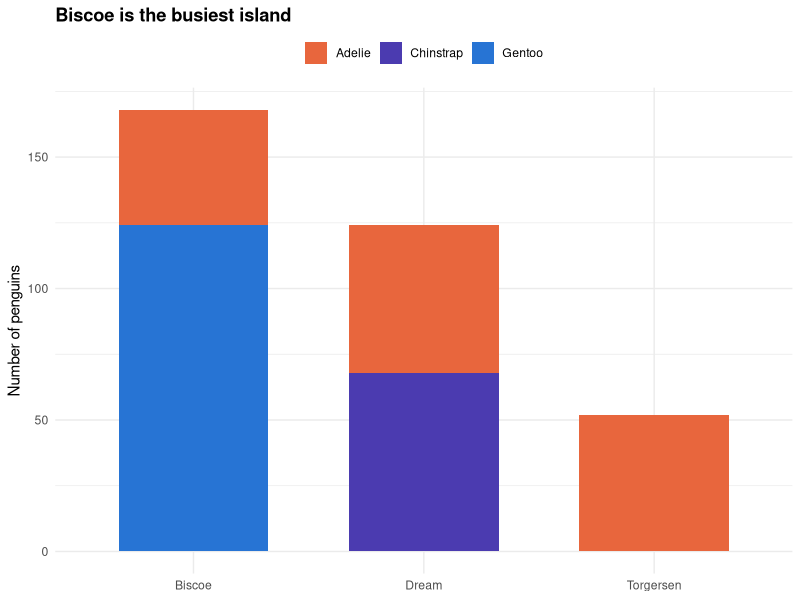
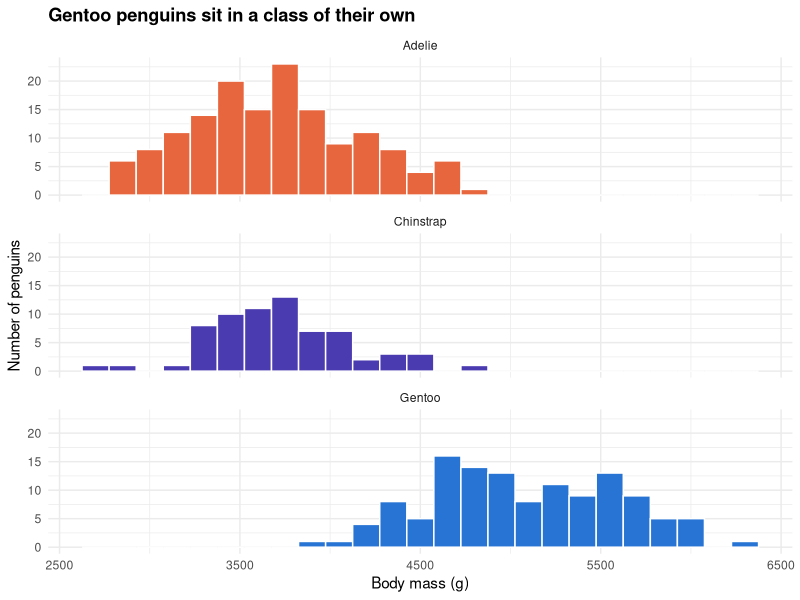
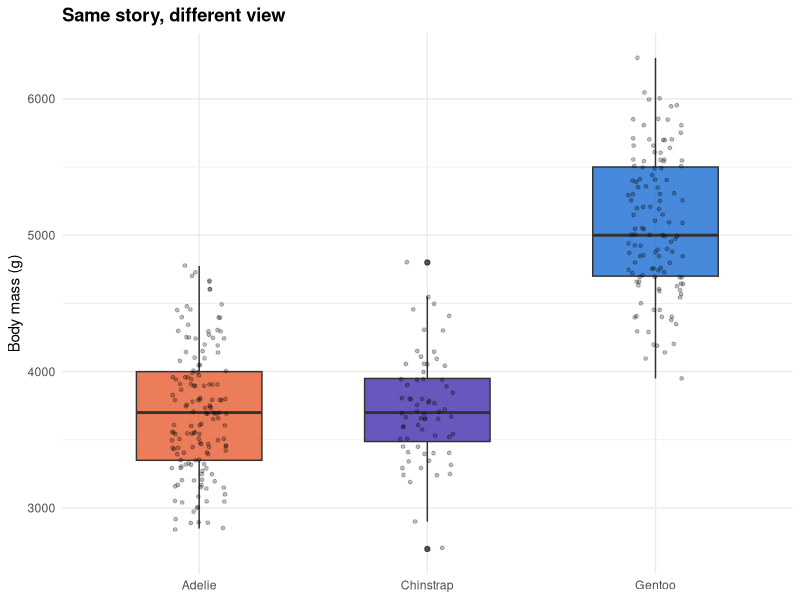
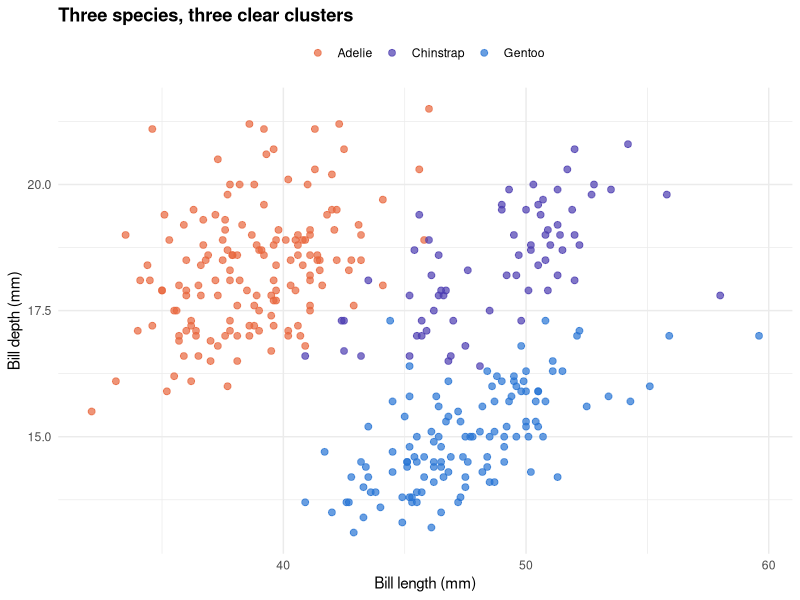
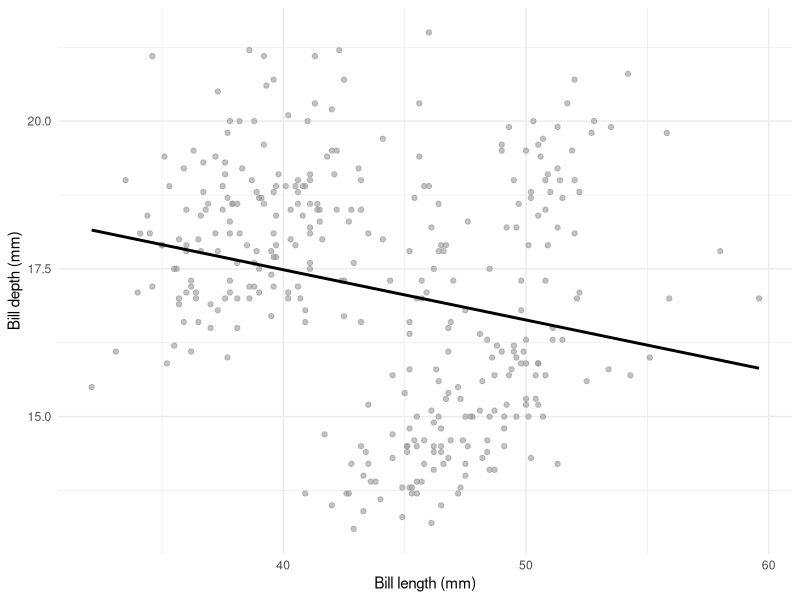
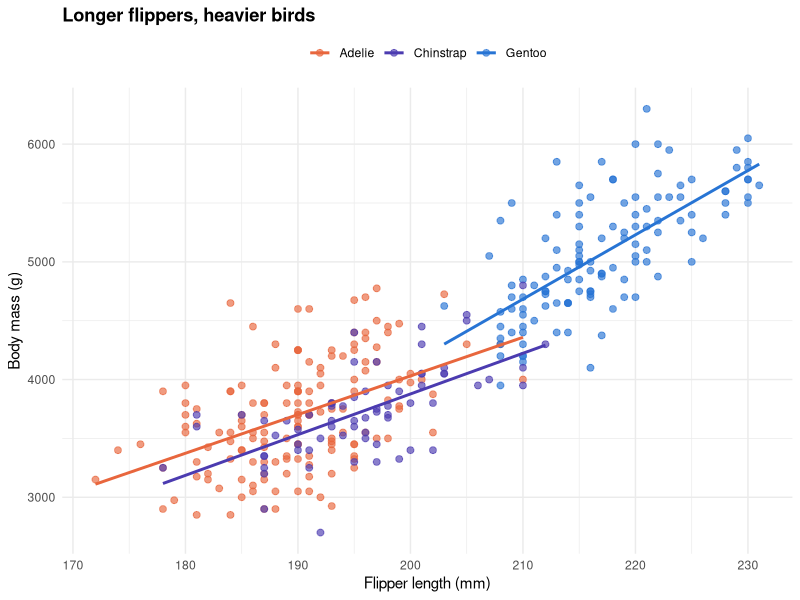
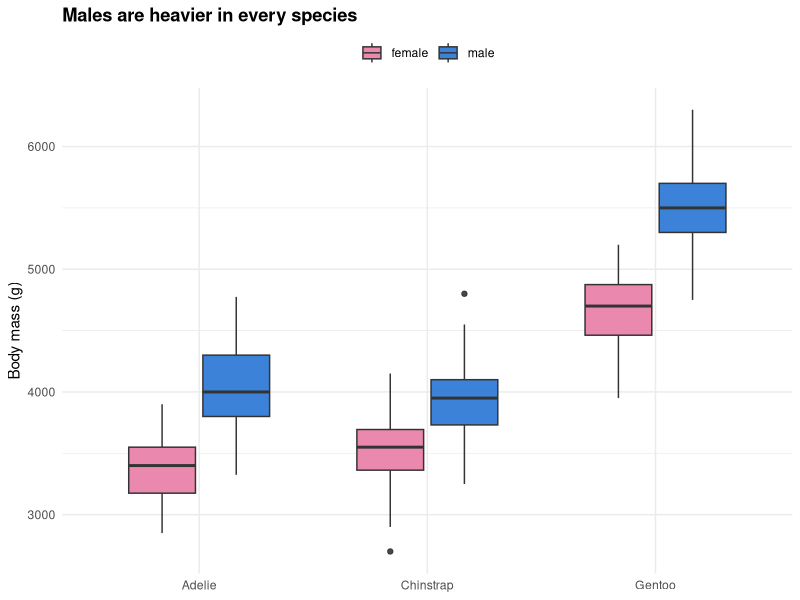
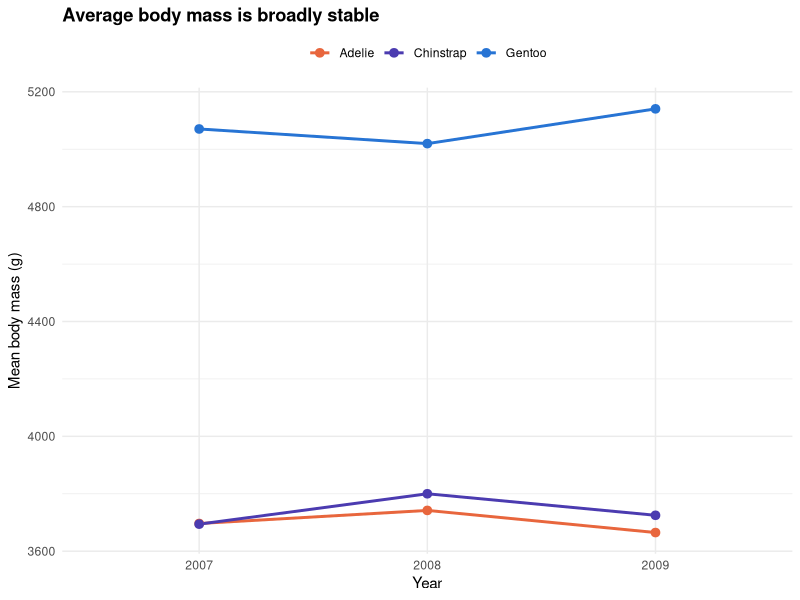

The R source for these figures, in order:
## ---- chunk 1
#| include: false
library(palmerpenguins)
library(dplyr)
library(tidyr)
library(ggplot2)
library(knitr)

knitr::opts_chunk$set(fig.align = "center", fig.width = 6.5, fig.height = 4)

# One consistent look for every chart
sp_cols <- c(Adelie = "#E8663D", Chinstrap = "#4B3BB0", Gentoo = "#2774D4")
theme_set(theme_minimal(base_size = 11) +
            theme(legend.position = "top", plot.title = element_text(face = "bold")))

# Numbers we will quote in the text (inline code, so nothing is typed by hand)
n_total   <- nrow(penguins)
n_species <- n_distinct(penguins$species)
n_islands <- n_distinct(penguins$island)
years     <- range(penguins$year)
n_missing_sex <- sum(is.na(penguins$sex))
n_missing_meas <- sum(!complete.cases(penguins[, c("bill_length_mm", "bill_depth_mm",
                                                   "flipper_length_mm", "body_mass_g")]))

peng <- penguins |> 
  drop_na(bill_length_mm, bill_depth_mm, flipper_length_mm, body_mass_g)
peng_sex <- peng |> drop_na(sex)
## ---- chunk 2
#| label: tbl-glimpse
#| tbl-cap: "The first six rows of the penguins data"
penguins |> head(6) |> kable()
## ---- chunk 3
#| label: tbl-variables
#| tbl-cap: "What each column means"
tibble::tribble(
  ~Variable, ~Meaning,
  "species", "Adelie, Chinstrap or Gentoo",
  "island", "Biscoe, Dream or Torgersen",
  "bill_length_mm, bill_depth_mm", "Size of the bill (beak), in millimetres",
  "flipper_length_mm", "Length of the flipper, in millimetres",
  "body_mass_g", "Body mass, in grams",
  "sex", "female or male",
  "year", "Year of the observation (2007, 2008 or 2009)"
) |> kable()
## ---- chunk 4
#| label: tbl-missing
#| tbl-cap: "Missing values in each column"
tibble(column = names(penguins),
       missing = colSums(is.na(penguins))) |>
  filter(missing > 0) |>
  kable(col.names = c("Column", "Missing values"))
## ---- chunk 5
#| label: tbl-species-island
#| tbl-cap: "Number of penguins by species and island"
penguins |>
  count(species, island) |>
  pivot_wider(names_from = island, values_from = n, values_fill = 0) |>
  mutate(Total = rowSums(across(where(is.numeric)))) |>
  kable()
## ---- chunk 6
#| label: fig-island
#| fig-cap: "Penguins counted on each island, split by species"
ggplot(penguins, aes(island, fill = species)) +
  geom_bar(width = 0.65) +
  scale_fill_manual(values = sp_cols, name = NULL) +
  labs(title = "Biscoe is the busiest island", x = NULL, y = "Number of penguins")
## ---- chunk 7
#| label: tbl-means
#| tbl-cap: "Average measurements by species"
peng |>
  group_by(species) |>
  summarise(Birds = n(),
            `Bill length (mm)` = mean(bill_length_mm),
            `Bill depth (mm)` = mean(bill_depth_mm),
            `Flipper (mm)` = mean(flipper_length_mm),
            `Body mass (g)` = mean(body_mass_g)) |>
  mutate(across(where(is.double), \(x) round(x, 1))) |>
  kable()
## ---- chunk 8
#| label: top-line
#| include: false
means <- peng |> group_by(species) |> summarise(mass = mean(body_mass_g))
heaviest <- means$species[which.max(means$mass)]
gap <- round(max(means$mass) - min(means$mass))
## ---- chunk 9
#| label: fig-mass-dist
#| fig-cap: "Distribution of body mass for each species"
#| fig-height: 3.8
ggplot(peng, aes(body_mass_g, fill = species)) +
  geom_histogram(binwidth = 150, colour = "white", show.legend = FALSE) +
  facet_wrap(~species, ncol = 1) +
  scale_fill_manual(values = sp_cols) +
  labs(title = "Gentoo penguins sit in a class of their own",
       x = "Body mass (g)", y = "Number of penguins")
## ---- chunk 10
#| label: fig-mass-box
#| fig-cap: "Body mass by species: the box shows the middle 50% of birds"
#| fig-height: 3.4
ggplot(peng, aes(species, body_mass_g, fill = species)) +
  geom_boxplot(alpha = 0.85, width = 0.55, show.legend = FALSE) +
  geom_jitter(width = 0.12, alpha = 0.25, size = 1, show.legend = FALSE) +
  scale_fill_manual(values = sp_cols) +
  labs(title = "Same story, different view", x = NULL, y = "Body mass (g)")
## ---- chunk 11
#| label: fig-bills
#| fig-cap: "Bill length against bill depth. Each point is one penguin."
#| fig-height: 4.4
ggplot(peng, aes(bill_length_mm, bill_depth_mm, colour = species)) +
  geom_point(size = 2, alpha = 0.7) +
  scale_colour_manual(values = sp_cols, name = NULL) +
  labs(title = "Three species, three clear clusters",
       x = "Bill length (mm)", y = "Bill depth (mm)")
## ---- chunk 12
#| label: fig-simpson
#| fig-cap: "A single trend line through all species suggests the wrong story"
#| fig-height: 3.6
ggplot(peng, aes(bill_length_mm, bill_depth_mm)) +
  geom_point(colour = "grey60", alpha = 0.6) +
  geom_smooth(method = "lm", se = FALSE, colour = "black") +
  labs(x = "Bill length (mm)", y = "Bill depth (mm)")
## ---- chunk 13
#| label: fig-flipper-mass
#| fig-cap: "Flipper length against body mass, with a trend line per species"
#| fig-height: 4.4
ggplot(peng, aes(flipper_length_mm, body_mass_g, colour = species)) +
  geom_point(size = 2, alpha = 0.65) +
  geom_smooth(method = "lm", se = FALSE) +
  scale_colour_manual(values = sp_cols, name = NULL) +
  labs(title = "Longer flippers, heavier birds",
       x = "Flipper length (mm)", y = "Body mass (g)")
## ---- chunk 14
#| label: tbl-cor
#| tbl-cap: "Correlation between flipper length and body mass"
bind_rows(
  tibble(Group = "All penguins", r = cor(peng$flipper_length_mm, peng$body_mass_g), n = nrow(peng)),
  peng |> group_by(Group = as.character(species)) |>
    summarise(r = cor(flipper_length_mm, body_mass_g), n = n())
) |>
  mutate(r = round(r, 2)) |>
  kable(col.names = c("Group", "Correlation (r)", "Birds"))
## ---- chunk 15
#| include: false
r_all <- round(cor(peng$flipper_length_mm, peng$body_mass_g), 2)
## ---- chunk 16
#| label: tbl-sex
#| tbl-cap: "Average body mass (g) by species and sex, with the male-to-female ratio"
peng_sex |>
  group_by(species, sex) |>
  summarise(mass = mean(body_mass_g), .groups = "drop") |>
  pivot_wider(names_from = sex, values_from = mass) |>
  mutate(`Male / female` = round(male / female, 2),
         across(c(female, male), \(x) round(x))) |>
  kable()
## ---- chunk 17
#| label: fig-sex
#| fig-cap: "Body mass of females and males in each species"
#| fig-height: 3.8
ggplot(peng_sex, aes(species, body_mass_g, fill = sex)) +
  geom_boxplot(width = 0.65, alpha = 0.9) +
  scale_fill_manual(values = c(female = "#E87BA4", male = "#2774D4"), name = NULL) +
  labs(title = "Males are heavier in every species", x = NULL, y = "Body mass (g)")
## ---- chunk 18
#| include: false
ratio <- peng_sex |> group_by(species, sex) |> summarise(m = mean(body_mass_g), .groups = "drop") |>
  pivot_wider(names_from = sex, values_from = m) |> mutate(r = male / female)
big <- ratio$species[which.max(ratio$r)]
## ---- chunk 19
#| label: tbl-year
#| tbl-cap: "Penguins measured per year and species"
penguins |> count(year, species) |>
  pivot_wider(names_from = species, values_from = n) |>
  kable(col.names = c("Year", "Adelie", "Chinstrap", "Gentoo"))
## ---- chunk 20
#| label: fig-year
#| fig-cap: "Average body mass in each year, for each species"
#| fig-height: 3.6
peng |>
  group_by(year, species) |>
  summarise(mass = mean(body_mass_g), .groups = "drop") |>
  ggplot(aes(factor(year), mass, colour = species, group = species)) +
  geom_line(linewidth = 1) +
  geom_point(size = 2.6) +
  scale_colour_manual(values = sp_cols, name = NULL) +
  labs(title = "Average body mass is broadly stable", x = "Year", y = "Mean body mass (g)")
## ---- chunk 21
#| label: session
sessionInfo()$R.version$version.string
packageVersion("palmerpenguins")
